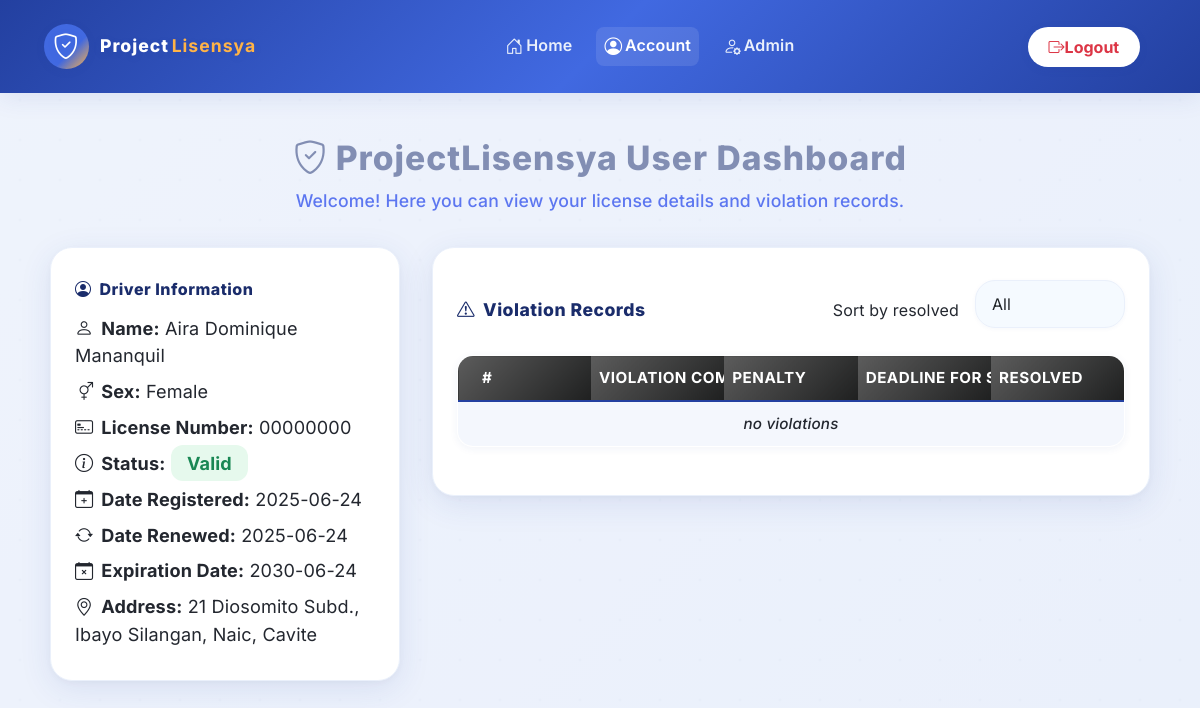
The app's page /ceejay/user-db.new.php (signed in), older data.
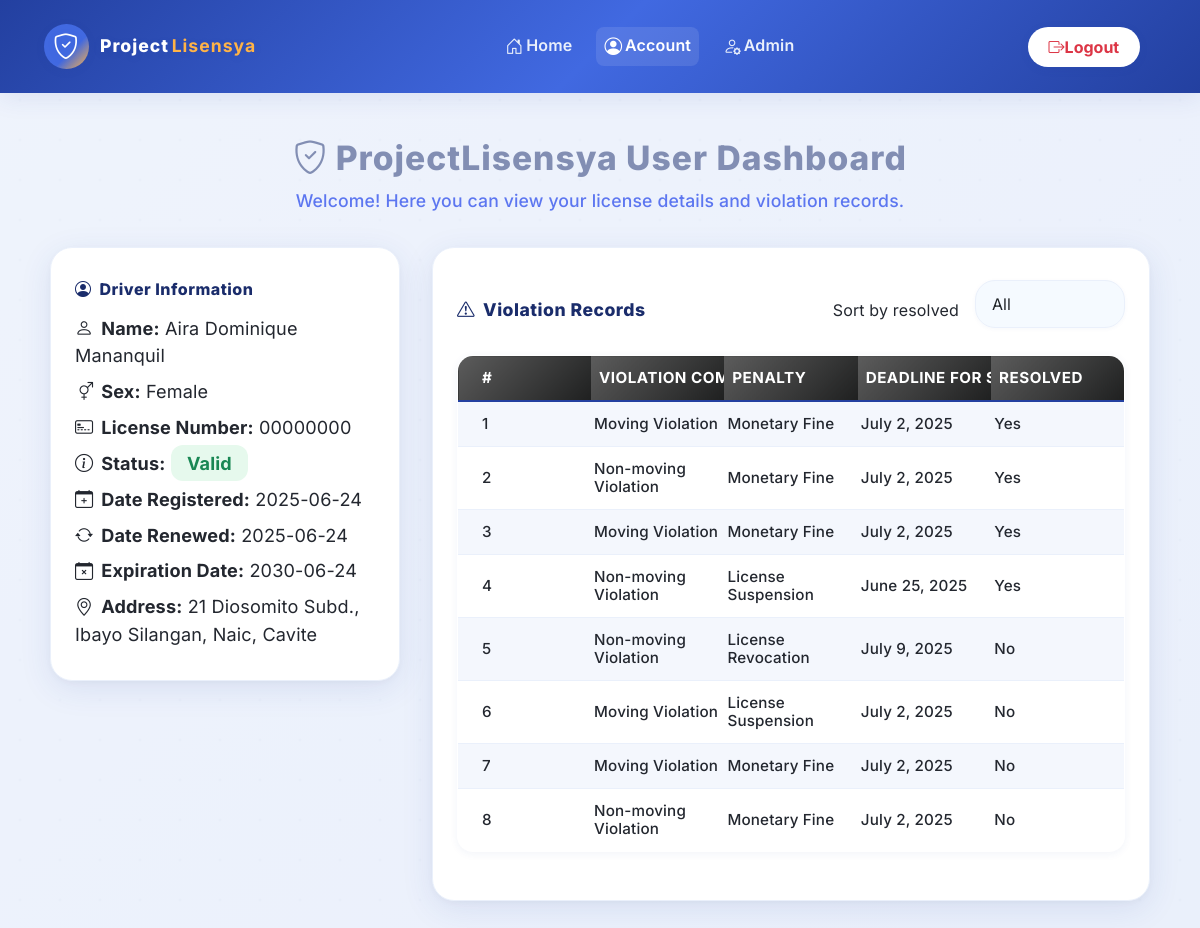
The same page, newer data.
### tables this page shows
CREATE TABLE `tbviolations` (
  `violationId` int(11) NOT NULL,
  `licenseSN` int(11) NOT NULL,
  `licenseNumber` varchar(8) NOT NULL,
  `violationCommitted` enum('Moving Violation','Non-moving Violation') NOT NULL,
  `penaltyAlloted` enum('Monetary Fine','License Suspension','License Revocation') NOT NULL,
  `settlementDeadline` date NOT NULL,
  `resolved` tinyint(1) NOT NULL DEFAULT 0
);

### ceejay/user-db.new.php (the view, shortened to what the changed rows need)
<?php
include '_functions.php';
if (!isset($_SESSION['driver'])) {
    header('Location: login.php');
} else {
    $info = getLicenseInfoUser($_SESSION['driver']);
    $licensenum = $info[0]['licenseNumber'];
}
?>
<!DOCTYPE html>
<html lang="en">
<head>
    <link rel="stylesheet" href="https://cdn.jsdelivr.net/npm/bootstrap@5.3.6/dist/css/bootstrap.min.css">
    <link rel="stylesheet" href="https://cdn.jsdelivr.net/npm/bootstrap-icons@1.11.3/font/bootstrap-icons.min.css">
    <link rel="stylesheet" href="styles/dashboard.css">
</head>
<body>
    <div style="display: flex; gap: 2rem; max-width: 1100px; margin: 2rem auto; flex-wrap: wrap; align-items: flex-start;">
        <div style="flex: 1 1 0; display: flex; flex-direction: column; min-width: 0;">
            <div class="card-style mb-4 flex-grow-1">
                <form method="post" action="_functions.php" style="margin:0;padding:0;">
                    <table class="table align-middle">
                        <tr>
                            <th>#</th>
                            <th>Violation Committed</th>
                            <th>Penalty</th>
                            <th>Deadline for Settlement</th>
                            <th>Resolved</th>
                        </tr>
                        <?php viewLicenseViolationsUser($licensenum)?></table>
                </form>
            </div>
        </div>
    </div>
</body>
</html>

### _functions.php (shortened to what the changed rows need)
<?php
function connect() {
    $conn = new mysqli('localhost','root','','dcit55_project');
    return $conn;
}
function getLicenseInfoUser($license_number) {
    $conn = connect();
    $sql =
        "SELECT tblogininfo.userId, tblicense.name, tblicense.sex, tblicense.address, tblicense.licenseNumber, tblicense.dateRegistered, tblicense.dateRenewed, tblicense.expirationDate, tblicense.status
        FROM tblicense
        LEFT JOIN tblogininfo
        ON tblicense.licenseNumber = tblogininfo.licenseNumber
        WHERE tblicense.licenseNumber='$license_number'";
    $rs = $conn->query($sql);
    while ($row = $rs->fetch_assoc()) {
        $info[] = $row;
    }
    return $info;
}
function viewLicenseViolationsUser($license_number) {
    $conn = connect();
    $sql =
        "SELECT *
        FROM tbviolations
        WHERE licenseNumber='$license_number'";
    $rs = $conn->query($sql);
    if ($rs->num_rows === 0) {
        echo "
            <tr>
                <td colspan='5' style='text-align: center;'><i>no violations</td>
            </tr>
        ";
    }
    $count = 1;
    while ($row = $rs->fetch_assoc()) {
        echo "
            <tr>
                <td>" . $count ."</td>
                <td>" . $row['violationCommitted'] ."</td>
                <td>" . $row['penaltyAlloted'] ."</td>
                <td>" . date_format(date_create($row['settlementDeadline']),"F j, Y") ."</td>
                <td>" . ($row['resolved'] == 0 ? 'No' : 'Yes') ."</td>
            </tr>
        ";
        $count++;
    }
}
?>

Row changes from the older to the newer data that the page shows:
added tbviolations: violationCommitted "Moving Violation", penaltyAlloted "Monetary Fine", settlementDeadline "July 2, 2025", resolved "Yes"
added tbviolations: violationCommitted "Non-moving Violation", penaltyAlloted "Monetary Fine", settlementDeadline "July 2, 2025", resolved "Yes"
added tbviolations: violationCommitted "Moving Violation", penaltyAlloted "Monetary Fine", settlementDeadline "July 2, 2025", resolved "Yes"
added tbviolations: violationCommitted "Non-moving Violation", penaltyAlloted "License Suspension", settlementDeadline "June 25, 2025", resolved "Yes"
added tbviolations: violationCommitted "Non-moving Violation", penaltyAlloted "License Revocation", settlementDeadline "July 9, 2025", resolved "No"
added tbviolations: violationCommitted "Moving Violation", penaltyAlloted "License Suspension", settlementDeadline "July 2, 2025", resolved "No"
added tbviolations: violationCommitted "Moving Violation", penaltyAlloted "Monetary Fine", settlementDeadline "July 2, 2025", resolved "No"
added tbviolations: violationCommitted "Non-moving Violation", penaltyAlloted "Monetary Fine", settlementDeadline "July 2, 2025", resolved "No"
Text that changed along with them:
text no longer shown: "no violations"
